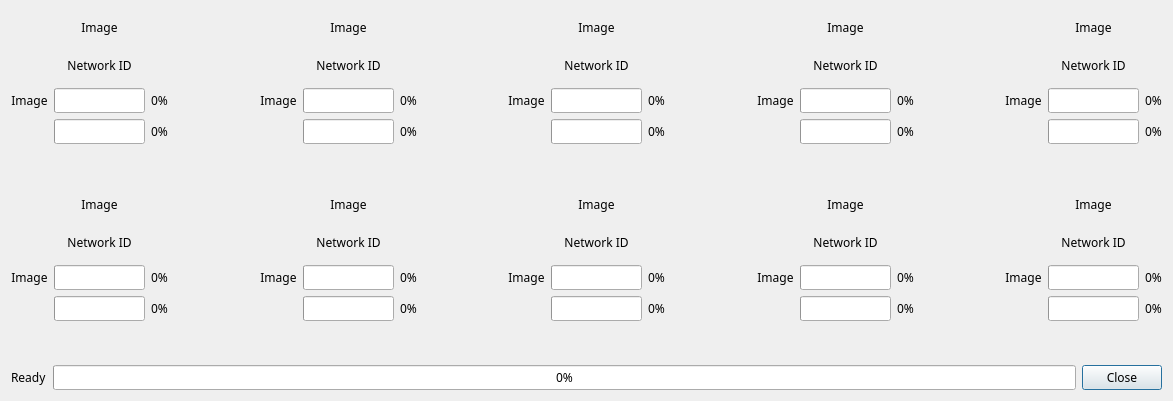
<?xml version="1.0" encoding="UTF-8"?>
<ui version="4.0">
 <class>modi2_firmware_update_list</class>
 <widget class="QDialog" name="modi2_firmware_update_list">
  <property name="geometry">
   <rect>
    <x>0</x>
    <y>0</y>
    <width>1173</width>
    <height>401</height>
   </rect>
  </property>
  <property name="sizePolicy">
   <sizepolicy hsizetype="MinimumExpanding" vsizetype="MinimumExpanding">
    <horstretch>0</horstretch>
    <verstretch>0</verstretch>
   </sizepolicy>
  </property>
  <property name="minimumSize">
   <size>
    <width>0</width>
    <height>0</height>
   </size>
  </property>
  <property name="maximumSize">
   <size>
    <width>16777215</width>
    <height>16777215</height>
   </size>
  </property>
  <property name="font">
   <font>
    <family>LuxHanSans</family>
   </font>
  </property>
  <property name="focusPolicy">
   <enum>Qt::StrongFocus</enum>
  </property>
  <property name="windowTitle">
   <string>Update list</string>
  </property>
  <property name="autoFillBackground">
   <bool>false</bool>
  </property>
  <layout class="QVBoxLayout" name="verticalLayout">
   <item>
    <layout class="QHBoxLayout" name="horizontalLayout">
     <item>
      <layout class="QGridLayout" name="gridLayout">
       <item row="2" column="2">
        <widget class="QLabel" name="progress_current_value_1">
         <property name="text">
          <string>0%</string>
         </property>
         <property name="alignment">
          <set>Qt::AlignCenter</set>
         </property>
        </widget>
       </item>
       <item row="0" column="1">
        <widget class="QLabel" name="image_1">
         <property name="text">
          <string>Image</string>
         </property>
         <property name="alignment">
          <set>Qt::AlignCenter</set>
         </property>
        </widget>
       </item>
       <item row="2" column="0">
        <widget class="QLabel" name="image_current_1">
         <property name="text">
          <string>Image</string>
         </property>
         <property name="alignment">
          <set>Qt::AlignCenter</set>
         </property>
        </widget>
       </item>
       <item row="2" column="1">
        <widget class="QProgressBar" name="progress_bar_current_1">
         <property name="value">
          <number>0</number>
         </property>
         <property name="textVisible">
          <bool>false</bool>
         </property>
         <property name="orientation">
          <enum>Qt::Horizontal</enum>
         </property>
         <property name="textDirection">
          <enum>QProgressBar::TopToBottom</enum>
         </property>
        </widget>
       </item>
       <item row="3" column="1">
        <widget class="QProgressBar" name="progress_bar_total_1">
         <property name="value">
          <number>0</number>
         </property>
         <property name="textVisible">
          <bool>false</bool>
         </property>
         <property name="orientation">
          <enum>Qt::Horizontal</enum>
         </property>
         <property name="textDirection">
          <enum>QProgressBar::TopToBottom</enum>
         </property>
        </widget>
       </item>
       <item row="1" column="1">
        <widget class="QLabel" name="network_id_1">
         <property name="text">
          <string>Network ID</string>
         </property>
         <property name="alignment">
          <set>Qt::AlignCenter</set>
         </property>
        </widget>
       </item>
       <item row="3" column="2">
        <widget class="QLabel" name="progress_total_value_1">
         <property name="text">
          <string>0%</string>
         </property>
         <property name="alignment">
          <set>Qt::AlignCenter</set>
         </property>
        </widget>
       </item>
       <item row="4" column="1">
        <widget class="QLabel" name="error_message_1">
         <property name="text">
          <string/>
         </property>
         <property name="alignment">
          <set>Qt::AlignCenter</set>
         </property>
        </widget>
       </item>
      </layout>
     </item>
     <item>
      <spacer name="horizontalSpacer">
       <property name="orientation">
        <enum>Qt::Horizontal</enum>
       </property>
       <property name="sizeHint" stdset="0">
        <size>
         <width>40</width>
         <height>20</height>
        </size>
       </property>
      </spacer>
     </item>
     <item>
      <layout class="QGridLayout" name="gridLayout_2">
       <item row="0" column="1">
        <widget class="QLabel" name="image_2">
         <property name="text">
          <string>Image</string>
         </property>
         <property name="alignment">
          <set>Qt::AlignCenter</set>
         </property>
        </widget>
       </item>
       <item row="2" column="0">
        <widget class="QLabel" name="image_current_2">
         <property name="text">
          <string>Image</string>
         </property>
         <property name="alignment">
          <set>Qt::AlignCenter</set>
         </property>
        </widget>
       </item>
       <item row="1" column="1">
        <widget class="QLabel" name="network_id_2">
         <property name="text">
          <string>Network ID</string>
         </property>
         <property name="alignment">
          <set>Qt::AlignCenter</set>
         </property>
        </widget>
       </item>
       <item row="3" column="1">
        <widget class="QProgressBar" name="progress_bar_total_2">
         <property name="value">
          <number>0</number>
         </property>
         <property name="textVisible">
          <bool>false</bool>
         </property>
         <property name="orientation">
          <enum>Qt::Horizontal</enum>
         </property>
         <property name="textDirection">
          <enum>QProgressBar::TopToBottom</enum>
         </property>
        </widget>
       </item>
       <item row="4" column="1">
        <widget class="QLabel" name="error_message_2">
         <property name="text">
          <string/>
         </property>
         <property name="alignment">
          <set>Qt::AlignCenter</set>
         </property>
        </widget>
       </item>
       <item row="2" column="2">
        <widget class="QLabel" name="progress_current_value_2">
         <property name="text">
          <string>0%</string>
         </property>
         <property name="alignment">
          <set>Qt::AlignCenter</set>
         </property>
        </widget>
       </item>
       <item row="2" column="1">
        <widget class="QProgressBar" name="progress_bar_current_2">
         <property name="value">
          <number>0</number>
         </property>
         <property name="textVisible">
          <bool>false</bool>
         </property>
         <property name="orientation">
          <enum>Qt::Horizontal</enum>
         </property>
         <property name="textDirection">
          <enum>QProgressBar::TopToBottom</enum>
         </property>
        </widget>
       </item>
       <item row="3" column="2">
        <widget class="QLabel" name="progress_total_value_2">
         <property name="text">
          <string>0%</string>
         </property>
         <property name="alignment">
          <set>Qt::AlignCenter</set>
         </property>
        </widget>
       </item>
      </layout>
     </item>
     <item>
      <spacer name="horizontalSpacer_2">
       <property name="orientation">
        <enum>Qt::Horizontal</enum>
       </property>
       <property name="sizeHint" stdset="0">
        <size>
         <width>40</width>
         <height>20</height>
        </size>
       </property>
      </spacer>
     </item>
     <item>
      <layout class="QGridLayout" name="gridLayout_3">
       <item row="2" column="1">
        <widget class="QProgressBar" name="progress_bar_current_3">
         <property name="value">
          <number>0</number>
         </property>
         <property name="textVisible">
          <bool>false</bool>
         </property>
         <property name="orientation">
          <enum>Qt::Horizontal</enum>
         </property>
         <property name="textDirection">
          <enum>QProgressBar::TopToBottom</enum>
         </property>
        </widget>
       </item>
       <item row="1" column="1">
        <widget class="QLabel" name="network_id_3">
         <property name="text">
          <string>Network ID</string>
         </property>
         <property name="alignment">
          <set>Qt::AlignCenter</set>
         </property>
        </widget>
       </item>
       <item row="3" column="2">
        <widget class="QLabel" name="progress_total_value_3">
         <property name="text">
          <string>0%</string>
         </property>
         <property name="alignment">
          <set>Qt::AlignCenter</set>
         </property>
        </widget>
       </item>
       <item row="0" column="1">
        <widget class="QLabel" name="image_3">
         <property name="text">
          <string>Image</string>
         </property>
         <property name="alignment">
          <set>Qt::AlignCenter</set>
         </property>
        </widget>
       </item>
       <item row="4" column="1">
        <widget class="QLabel" name="error_message_3">
         <property name="text">
          <string/>
         </property>
         <property name="alignment">
          <set>Qt::AlignCenter</set>
         </property>
        </widget>
       </item>
       <item row="2" column="0">
        <widget class="QLabel" name="image_current_3">
         <property name="text">
          <string>Image</string>
         </property>
         <property name="alignment">
          <set>Qt::AlignCenter</set>
         </property>
        </widget>
       </item>
       <item row="3" column="1">
        <widget class="QProgressBar" name="progress_bar_total_3">
         <property name="value">
          <number>0</number>
         </property>
         <property name="textVisible">
          <bool>false</bool>
         </property>
         <property name="orientation">
          <enum>Qt::Horizontal</enum>
         </property>
         <property name="textDirection">
          <enum>QProgressBar::TopToBottom</enum>
         </property>
        </widget>
       </item>
       <item row="2" column="2">
        <widget class="QLabel" name="progress_current_value_3">
         <property name="text">
          <string>0%</string>
         </property>
         <property name="alignment">
          <set>Qt::AlignCenter</set>
         </property>
        </widget>
       </item>
      </layout>
     </item>
     <item>
      <spacer name="horizontalSpacer_3">
       <property name="orientation">
        <enum>Qt::Horizontal</enum>
       </property>
       <property name="sizeHint" stdset="0">
        <size>
         <width>40</width>
         <height>20</height>
        </size>
       </property>
      </spacer>
     </item>
     <item>
      <layout class="QGridLayout" name="gridLayout_4">
       <item row="4" column="1">
        <widget class="QLabel" name="error_message_4">
         <property name="text">
          <string/>
         </property>
         <property name="alignment">
          <set>Qt::AlignCenter</set>
         </property>
        </widget>
       </item>
       <item row="1" column="1">
        <widget class="QLabel" name="network_id_4">
         <property name="text">
          <string>Network ID</string>
         </property>
         <property name="alignment">
          <set>Qt::AlignCenter</set>
         </property>
        </widget>
       </item>
       <item row="3" column="1">
        <widget class="QProgressBar" name="progress_bar_total_4">
         <property name="value">
          <number>0</number>
         </property>
         <property name="textVisible">
          <bool>false</bool>
         </property>
         <property name="orientation">
          <enum>Qt::Horizontal</enum>
         </property>
         <property name="textDirection">
          <enum>QProgressBar::TopToBottom</enum>
         </property>
        </widget>
       </item>
       <item row="2" column="0">
        <widget class="QLabel" name="image_current_4">
         <property name="text">
          <string>Image</string>
         </property>
         <property name="alignment">
          <set>Qt::AlignCenter</set>
         </property>
        </widget>
       </item>
       <item row="2" column="1">
        <widget class="QProgressBar" name="progress_bar_current_4">
         <property name="value">
          <number>0</number>
         </property>
         <property name="textVisible">
          <bool>false</bool>
         </property>
         <property name="orientation">
          <enum>Qt::Horizontal</enum>
         </property>
         <property name="textDirection">
          <enum>QProgressBar::TopToBottom</enum>
         </property>
        </widget>
       </item>
       <item row="2" column="2">
        <widget class="QLabel" name="progress_current_value_4">
         <property name="text">
          <string>0%</string>
         </property>
         <property name="alignment">
          <set>Qt::AlignCenter</set>
         </property>
        </widget>
       </item>
       <item row="0" column="1">
        <widget class="QLabel" name="image_4">
         <property name="text">
          <string>Image</string>
         </property>
         <property name="alignment">
          <set>Qt::AlignCenter</set>
         </property>
        </widget>
       </item>
       <item row="3" column="2">
        <widget class="QLabel" name="progress_total_value_4">
         <property name="text">
          <string>0%</string>
         </property>
         <property name="alignment">
          <set>Qt::AlignCenter</set>
         </property>
        </widget>
       </item>
      </layout>
     </item>
     <item>
      <spacer name="horizontalSpacer_4">
       <property name="orientation">
        <enum>Qt::Horizontal</enum>
       </property>
       <property name="sizeHint" stdset="0">
        <size>
         <width>40</width>
         <height>20</height>
        </size>
       </property>
      </spacer>
     </item>
     <item>
      <layout class="QGridLayout" name="gridLayout_5">
       <item row="2" column="1">
        <widget class="QProgressBar" name="progress_bar_current_5">
         <property name="value">
          <number>0</number>
         </property>
         <property name="textVisible">
          <bool>false</bool>
         </property>
         <property name="orientation">
          <enum>Qt::Horizontal</enum>
         </property>
         <property name="textDirection">
          <enum>QProgressBar::TopToBottom</enum>
         </property>
        </widget>
       </item>
       <item row="2" column="2">
        <widget class="QLabel" name="progress_current_value_5">
         <property name="text">
          <string>0%</string>
         </property>
         <property name="alignment">
          <set>Qt::AlignCenter</set>
         </property>
        </widget>
       </item>
       <item row="3" column="2">
        <widget class="QLabel" name="progress_total_value_5">
         <property name="text">
          <string>0%</string>
         </property>
         <property name="alignment">
          <set>Qt::AlignCenter</set>
         </property>
        </widget>
       </item>
       <item row="4" column="1">
        <widget class="QLabel" name="error_message_5">
         <property name="text">
          <string/>
         </property>
         <property name="alignment">
          <set>Qt::AlignCenter</set>
         </property>
        </widget>
       </item>
       <item row="1" column="1">
        <widget class="QLabel" name="network_id_5">
         <property name="text">
          <string>Network ID</string>
         </property>
         <property name="alignment">
          <set>Qt::AlignCenter</set>
         </property>
        </widget>
       </item>
       <item row="0" column="1">
        <widget class="QLabel" name="image_5">
         <property name="text">
          <string>Image</string>
         </property>
         <property name="alignment">
          <set>Qt::AlignCenter</set>
         </property>
        </widget>
       </item>
       <item row="2" column="0">
        <widget class="QLabel" name="image_current_5">
         <property name="text">
          <string>Image</string>
         </property>
         <property name="alignment">
          <set>Qt::AlignCenter</set>
         </property>
        </widget>
       </item>
       <item row="3" column="1">
        <widget class="QProgressBar" name="progress_bar_total_5">
         <property name="value">
          <number>0</number>
         </property>
         <property name="textVisible">
          <bool>false</bool>
         </property>
         <property name="orientation">
          <enum>Qt::Horizontal</enum>
         </property>
         <property name="textDirection">
          <enum>QProgressBar::TopToBottom</enum>
         </property>
        </widget>
       </item>
      </layout>
     </item>
    </layout>
   </item>
   <item>
    <layout class="QHBoxLayout" name="horizontalLayout_2">
     <item>
      <layout class="QGridLayout" name="gridLayout_6">
       <item row="2" column="2">
        <widget class="QLabel" name="progress_current_value_6">
         <property name="text">
          <string>0%</string>
         </property>
         <property name="alignment">
          <set>Qt::AlignCenter</set>
         </property>
        </widget>
       </item>
       <item row="2" column="1">
        <widget class="QProgressBar" name="progress_bar_current_6">
         <property name="value">
          <number>0</number>
         </property>
         <property name="textVisible">
          <bool>false</bool>
         </property>
         <property name="orientation">
          <enum>Qt::Horizontal</enum>
         </property>
         <property name="textDirection">
          <enum>QProgressBar::TopToBottom</enum>
         </property>
        </widget>
       </item>
       <item row="3" column="1">
        <widget class="QProgressBar" name="progress_bar_total_6">
         <property name="value">
          <number>0</number>
         </property>
         <property name="textVisible">
          <bool>false</bool>
         </property>
         <property name="orientation">
          <enum>Qt::Horizontal</enum>
         </property>
         <property name="textDirection">
          <enum>QProgressBar::TopToBottom</enum>
         </property>
        </widget>
       </item>
       <item row="4" column="1">
        <widget class="QLabel" name="error_message_6">
         <property name="text">
          <string/>
         </property>
         <property name="alignment">
          <set>Qt::AlignCenter</set>
         </property>
        </widget>
       </item>
       <item row="3" column="2">
        <widget class="QLabel" name="progress_total_value_6">
         <property name="text">
          <string>0%</string>
         </property>
         <property name="alignment">
          <set>Qt::AlignCenter</set>
         </property>
        </widget>
       </item>
       <item row="0" column="1">
        <widget class="QLabel" name="image_6">
         <property name="text">
          <string>Image</string>
         </property>
         <property name="alignment">
          <set>Qt::AlignCenter</set>
         </property>
        </widget>
       </item>
       <item row="2" column="0">
        <widget class="QLabel" name="image_current_6">
         <property name="text">
          <string>Image</string>
         </property>
         <property name="alignment">
          <set>Qt::AlignCenter</set>
         </property>
        </widget>
       </item>
       <item row="1" column="1">
        <widget class="QLabel" name="network_id_6">
         <property name="text">
          <string>Network ID</string>
         </property>
         <property name="alignment">
          <set>Qt::AlignCenter</set>
         </property>
        </widget>
       </item>
      </layout>
     </item>
     <item>
      <spacer name="horizontalSpacer_5">
       <property name="orientation">
        <enum>Qt::Horizontal</enum>
       </property>
       <property name="sizeHint" stdset="0">
        <size>
         <width>40</width>
         <height>20</height>
        </size>
       </property>
      </spacer>
     </item>
     <item>
      <layout class="QGridLayout" name="gridLayout_7">
       <item row="0" column="1">
        <widget class="QLabel" name="image_7">
         <property name="text">
          <string>Image</string>
         </property>
         <property name="alignment">
          <set>Qt::AlignCenter</set>
         </property>
        </widget>
       </item>
       <item row="2" column="1">
        <widget class="QProgressBar" name="progress_bar_current_7">
         <property name="value">
          <number>0</number>
         </property>
         <property name="textVisible">
          <bool>false</bool>
         </property>
         <property name="orientation">
          <enum>Qt::Horizontal</enum>
         </property>
         <property name="textDirection">
          <enum>QProgressBar::TopToBottom</enum>
         </property>
        </widget>
       </item>
       <item row="2" column="2">
        <widget class="QLabel" name="progress_current_value_7">
         <property name="text">
          <string>0%</string>
         </property>
         <property name="alignment">
          <set>Qt::AlignCenter</set>
         </property>
        </widget>
       </item>
       <item row="1" column="1">
        <widget class="QLabel" name="network_id_7">
         <property name="text">
          <string>Network ID</string>
         </property>
         <property name="alignment">
          <set>Qt::AlignCenter</set>
         </property>
        </widget>
       </item>
       <item row="3" column="2">
        <widget class="QLabel" name="progress_total_value_7">
         <property name="text">
          <string>0%</string>
         </property>
         <property name="alignment">
          <set>Qt::AlignCenter</set>
         </property>
        </widget>
       </item>
       <item row="3" column="1">
        <widget class="QProgressBar" name="progress_bar_total_7">
         <property name="value">
          <number>0</number>
         </property>
         <property name="textVisible">
          <bool>false</bool>
         </property>
         <property name="orientation">
          <enum>Qt::Horizontal</enum>
         </property>
         <property name="textDirection">
          <enum>QProgressBar::TopToBottom</enum>
         </property>
        </widget>
       </item>
       <item row="2" column="0">
        <widget class="QLabel" name="image_current_7">
         <property name="text">
          <string>Image</string>
         </property>
         <property name="alignment">
          <set>Qt::AlignCenter</set>
         </property>
        </widget>
       </item>
       <item row="4" column="1">
        <widget class="QLabel" name="error_message_7">
         <property name="text">
          <string/>
         </property>
         <property name="alignment">
          <set>Qt::AlignCenter</set>
         </property>
        </widget>
       </item>
      </layout>
     </item>
     <item>
      <spacer name="horizontalSpacer_6">
       <property name="orientation">
        <enum>Qt::Horizontal</enum>
       </property>
       <property name="sizeHint" stdset="0">
        <size>
         <width>40</width>
         <height>20</height>
        </size>
       </property>
      </spacer>
     </item>
     <item>
      <layout class="QGridLayout" name="gridLayout_8">
       <item row="2" column="1">
        <widget class="QProgressBar" name="progress_bar_current_8">
         <property name="value">
          <number>0</number>
         </property>
         <property name="textVisible">
          <bool>false</bool>
         </property>
         <property name="orientation">
          <enum>Qt::Horizontal</enum>
         </property>
         <property name="textDirection">
          <enum>QProgressBar::TopToBottom</enum>
         </property>
        </widget>
       </item>
       <item row="3" column="2">
        <widget class="QLabel" name="progress_total_value_8">
         <property name="text">
          <string>0%</string>
         </property>
         <property name="alignment">
          <set>Qt::AlignCenter</set>
         </property>
        </widget>
       </item>
       <item row="1" column="1">
        <widget class="QLabel" name="network_id_8">
         <property name="text">
          <string>Network ID</string>
         </property>
         <property name="alignment">
          <set>Qt::AlignCenter</set>
         </property>
        </widget>
       </item>
       <item row="4" column="1">
        <widget class="QLabel" name="error_message_8">
         <property name="text">
          <string/>
         </property>
         <property name="alignment">
          <set>Qt::AlignCenter</set>
         </property>
        </widget>
       </item>
       <item row="0" column="1">
        <widget class="QLabel" name="image_8">
         <property name="text">
          <string>Image</string>
         </property>
         <property name="alignment">
          <set>Qt::AlignCenter</set>
         </property>
        </widget>
       </item>
       <item row="2" column="0">
        <widget class="QLabel" name="image_current_8">
         <property name="text">
          <string>Image</string>
         </property>
         <property name="alignment">
          <set>Qt::AlignCenter</set>
         </property>
        </widget>
       </item>
       <item row="3" column="1">
        <widget class="QProgressBar" name="progress_bar_total_8">
         <property name="value">
          <number>0</number>
         </property>
         <property name="textVisible">
          <bool>false</bool>
         </property>
         <property name="orientation">
          <enum>Qt::Horizontal</enum>
         </property>
         <property name="textDirection">
          <enum>QProgressBar::TopToBottom</enum>
         </property>
        </widget>
       </item>
       <item row="2" column="2">
        <widget class="QLabel" name="progress_current_value_8">
         <property name="text">
          <string>0%</string>
         </property>
         <property name="alignment">
          <set>Qt::AlignCenter</set>
         </property>
        </widget>
       </item>
      </layout>
     </item>
     <item>
      <spacer name="horizontalSpacer_7">
       <property name="orientation">
        <enum>Qt::Horizontal</enum>
       </property>
       <property name="sizeHint" stdset="0">
        <size>
         <width>40</width>
         <height>20</height>
        </size>
       </property>
      </spacer>
     </item>
     <item>
      <layout class="QGridLayout" name="gridLayout_9">
       <item row="3" column="2">
        <widget class="QLabel" name="progress_total_value_9">
         <property name="text">
          <string>0%</string>
         </property>
         <property name="alignment">
          <set>Qt::AlignCenter</set>
         </property>
        </widget>
       </item>
       <item row="2" column="1">
        <widget class="QProgressBar" name="progress_bar_current_9">
         <property name="value">
          <number>0</number>
         </property>
         <property name="textVisible">
          <bool>false</bool>
         </property>
         <property name="orientation">
          <enum>Qt::Horizontal</enum>
         </property>
         <property name="textDirection">
          <enum>QProgressBar::TopToBottom</enum>
         </property>
        </widget>
       </item>
       <item row="2" column="0">
        <widget class="QLabel" name="image_current_9">
         <property name="text">
          <string>Image</string>
         </property>
         <property name="alignment">
          <set>Qt::AlignCenter</set>
         </property>
        </widget>
       </item>
       <item row="2" column="2">
        <widget class="QLabel" name="progress_current_value_9">
         <property name="text">
          <string>0%</string>
         </property>
         <property name="alignment">
          <set>Qt::AlignCenter</set>
         </property>
        </widget>
       </item>
       <item row="0" column="1">
        <widget class="QLabel" name="image_9">
         <property name="text">
          <string>Image</string>
         </property>
         <property name="alignment">
          <set>Qt::AlignCenter</set>
         </property>
        </widget>
       </item>
       <item row="1" column="1">
        <widget class="QLabel" name="network_id_9">
         <property name="text">
          <string>Network ID</string>
         </property>
         <property name="alignment">
          <set>Qt::AlignCenter</set>
         </property>
        </widget>
       </item>
       <item row="4" column="1">
        <widget class="QLabel" name="error_message_9">
         <property name="text">
          <string/>
         </property>
         <property name="alignment">
          <set>Qt::AlignCenter</set>
         </property>
        </widget>
       </item>
       <item row="3" column="1">
        <widget class="QProgressBar" name="progress_bar_total_9">
         <property name="value">
          <number>0</number>
         </property>
         <property name="textVisible">
          <bool>false</bool>
         </property>
         <property name="orientation">
          <enum>Qt::Horizontal</enum>
         </property>
         <property name="textDirection">
          <enum>QProgressBar::TopToBottom</enum>
         </property>
        </widget>
       </item>
      </layout>
     </item>
     <item>
      <spacer name="horizontalSpacer_8">
       <property name="orientation">
        <enum>Qt::Horizontal</enum>
       </property>
       <property name="sizeHint" stdset="0">
        <size>
         <width>40</width>
         <height>20</height>
        </size>
       </property>
      </spacer>
     </item>
     <item>
      <layout class="QGridLayout" name="gridLayout_10">
       <item row="0" column="1">
        <widget class="QLabel" name="image_10">
         <property name="text">
          <string>Image</string>
         </property>
         <property name="alignment">
          <set>Qt::AlignCenter</set>
         </property>
        </widget>
       </item>
       <item row="3" column="2">
        <widget class="QLabel" name="progress_total_value_10">
         <property name="text">
          <string>0%</string>
         </property>
         <property name="alignment">
          <set>Qt::AlignCenter</set>
         </property>
        </widget>
       </item>
       <item row="3" column="1">
        <widget class="QProgressBar" name="progress_bar_total_10">
         <property name="value">
          <number>0</number>
         </property>
         <property name="textVisible">
          <bool>false</bool>
         </property>
         <property name="orientation">
          <enum>Qt::Horizontal</enum>
         </property>
         <property name="textDirection">
          <enum>QProgressBar::TopToBottom</enum>
         </property>
        </widget>
       </item>
       <item row="1" column="1">
        <widget class="QLabel" name="network_id_10">
         <property name="text">
          <string>Network ID</string>
         </property>
         <property name="alignment">
          <set>Qt::AlignCenter</set>
         </property>
        </widget>
       </item>
       <item row="2" column="2">
        <widget class="QLabel" name="progress_current_value_10">
         <property name="text">
          <string>0%</string>
         </property>
         <property name="alignment">
          <set>Qt::AlignCenter</set>
         </property>
        </widget>
       </item>
       <item row="2" column="0">
        <widget class="QLabel" name="image_current_10">
         <property name="text">
          <string>Image</string>
         </property>
         <property name="alignment">
          <set>Qt::AlignCenter</set>
         </property>
        </widget>
       </item>
       <item row="2" column="1">
        <widget class="QProgressBar" name="progress_bar_current_10">
         <property name="value">
          <number>0</number>
         </property>
         <property name="textVisible">
          <bool>false</bool>
         </property>
         <property name="orientation">
          <enum>Qt::Horizontal</enum>
         </property>
         <property name="textDirection">
          <enum>QProgressBar::TopToBottom</enum>
         </property>
        </widget>
       </item>
       <item row="4" column="1">
        <widget class="QLabel" name="error_message_10">
         <property name="text">
          <string/>
         </property>
         <property name="alignment">
          <set>Qt::AlignCenter</set>
         </property>
        </widget>
       </item>
      </layout>
     </item>
    </layout>
   </item>
   <item>
    <layout class="QHBoxLayout" name="horizontalLayout_3">
     <item>
      <widget class="QLabel" name="total_status">
       <property name="text">
        <string>Ready</string>
       </property>
      </widget>
     </item>
     <item>
      <widget class="QProgressBar" name="progress_bar_total">
       <property name="value">
        <number>0</number>
       </property>
      </widget>
     </item>
     <item>
      <widget class="QPushButton" name="close_button">
       <property name="text">
        <string>Close</string>
       </property>
      </widget>
     </item>
    </layout>
   </item>
  </layout>
 </widget>
 <resources/>
 <connections/>
 <slots>
  <slot>slot1()</slot>
  <slot>slot2()</slot>
  <slot>slot3()</slot>
 </slots>
</ui>
